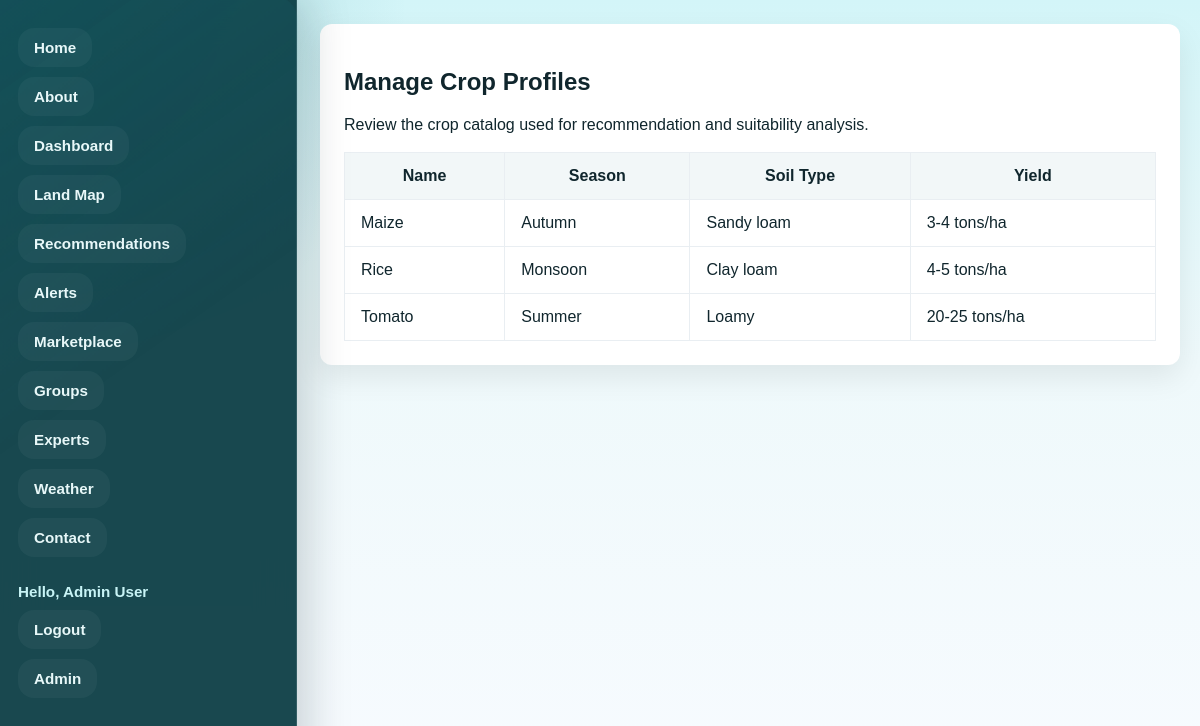
The page /admin/manage-crops.php (signed in) on the database its author committed.
### tables this page shows
CREATE TABLE IF NOT EXISTS crops (
  id INT AUTO_INCREMENT PRIMARY KEY,
  name VARCHAR(150) NOT NULL,
  season VARCHAR(100) NOT NULL,
  soil_type VARCHAR(100) NOT NULL,
  expected_yield VARCHAR(100) NOT NULL,
  description TEXT NOT NULL,
  tips TEXT DEFAULT NULL,
  created_at DATETIME NOT NULL DEFAULT CURRENT_TIMESTAMP
);

### includes/config.php (called while the page is built, shortened)
<?php
return [
    'app_name' => 'Smart Agriculture',
    'version' => '1.0.0',
    'base_url' => '/smart_agriculture',
    'supported_languages' => ['en' => 'English', 'ne' => 'नेपाली'],
    'sms' => [
        'provider' => 'log',
        'test_mode' => true,
        'twilio' => [
            'sid' => '',
            'token' => '',
            'from' => '',
        ],
    ],
    'otp' => [
        'length' => 6,
        'expires_minutes' => 10,
    ],
];
?>

### admin/manage-crops.php (the view, shortened to what this page needs)
<?php
require_once __DIR__ . '/../includes/db.php';
$config = require __DIR__ . '/../includes/config.php';
$crops = [];
$result = $mysqli->query('SELECT id, name, season, soil_type, expected_yield FROM crops ORDER BY name ASC');
if ($result) {
    while ($row = $result->fetch_assoc()) {
        $crops[] = $row;
    }
}
?>
<!DOCTYPE html>
<html lang="en">
<head>
    <link rel="stylesheet" href="../assets/css/style.css">
    <link rel="stylesheet" href="../assets/css/responsive.css">
</head>
<body>
    <?php include __DIR__ . '/../includes/navbar.php'; ?>
    <main class="dashboard-page">
        <section class="dashboard-section">
            <h1>Manage Crop Profiles</h1>
            <p>Review the crop catalog used for recommendation and suitability analysis.</p>
            <table class="data-table">
                <thead>
                    <tr><th>Name</th><th>Season</th><th>Soil Type</th><th>Yield</th></tr>
                </thead>
                <tbody>
                    <?php foreach ($crops as $crop) : ?>
                        <tr>
                            <td><?= htmlspecialchars($crop['name']) ?></td>
                            <td><?= htmlspecialchars($crop['season']) ?></td>
                            <td><?= htmlspecialchars($crop['soil_type']) ?></td>
                            <td><?= htmlspecialchars($crop['expected_yield']) ?></td>
                        </tr>
                    <?php endforeach; ?>
                </tbody>
            </table>
        </section>
    </main>
</body>
</html>

### includes/navbar.php (shortened to what this page needs)
<?php
$config = require __DIR__ . '/config.php';
$baseUrl = $config['base_url'];
?>
<nav class="main-nav">
    <ul>
        <li><a href="<?= $baseUrl ?>/index.php">Home</a></li>
        <li><a href="<?= $baseUrl ?>/about.php">About</a></li>
        <li><a href="<?= $baseUrl ?>/dashboard.php">Dashboard</a></li>
        <li><a href="<?= $baseUrl ?>/modules/maps/land-map.php">Land Map</a></li>
        <li><a href="<?= $baseUrl ?>/modules/crops/recommendation.php">Recommendations</a></li>
        <li><a href="<?= $baseUrl ?>/modules/security/alerts.php">Alerts</a></li>
        <li><a href="<?= $baseUrl ?>/modules/marketplace/products.php">Marketplace</a></li>
        <li><a href="<?= $baseUrl ?>/modules/groups/groups.php">Groups</a></li>
        <li><a href="<?= $baseUrl ?>/modules/experts/experts.php">Experts</a></li>
        <li><a href="<?= $baseUrl ?>/modules/weather/weather.php">Weather</a></li>
        <li><a href="<?= $baseUrl ?>/contact.php">Contact</a></li>
        <?php if (isset($_SESSION['user_id'])) : ?>
            <li class="nav-user">Hello, <?= htmlspecialchars($_SESSION['user_name']) ?></li>
            <li><a href="<?= $baseUrl ?>/logout.php">Logout</a></li>
        <?php else : ?>
            <li><a href="<?= $baseUrl ?>/sign-in.php">Login</a></li>
            <li><a href="<?= $baseUrl ?>/register.php">Register</a></li>
        <?php endif; ?>
        <?php if (isset($_SESSION['user_role']) && $_SESSION['user_role'] === 'admin') : ?>
            <li><a href="<?= $baseUrl ?>/admin/admin-dashboard.php">Admin</a></li>
        <?php endif; ?>
    </ul>
</nav>

### assets/css/style.css (style rules this page uses)
html { scroll-behavior: smooth; }
body { font-family: Arial, sans-serif; margin: 0; padding: 0; min-height: 100vh; background: radial-gradient(circle at top left, rgba(21, 116, 131, 0.26), transparent 28%), linear-gradient(180deg, #d3f5f8 0%, #eff9fb 45%, #f8fbff 100%); color: #10262d; transition: background .4s ease, color .4s ease; }
nav { background: transparent; padding: 0; }
.main-nav { position: fixed; z-index: 9999; top: 0; left: 0; bottom: 0; width: 260px; display: flex; align-items: flex-start; padding: 28px 18px; flex-direction: column; gap: 20px; background: rgba(6, 57, 64, 0.92); border-right: 1px solid rgba(255,255,255,0.12); box-shadow: 12px 0 40px rgba(4, 32, 40, 0.18); backdrop-filter: blur(18px); transform-style: preserve-3d; }
.main-nav::before { content: ''; position: absolute; inset: 0; border-radius: 0 24px 24px 0; background: linear-gradient(145deg, rgba(34, 161, 172, 0.12), transparent 45%); pointer-events: none; transform: translateZ(-1px) scale(1.01); }
.main-nav ul { list-style: none; margin: 0; padding: 0; display: flex; flex-direction: column; gap: 10px; width: 100%; }
.main-nav li { width: 100%; }
.main-nav a { color: #e8f8f9; text-decoration: none; font-size: 0.95rem; font-weight: 600; display: inline-flex; align-items: center; justify-content: flex-start; gap: 10px; padding: 11px 16px; border-radius: 16px; background: rgba(255,255,255,0.04); transition: transform .25s ease, background .25s ease, box-shadow .25s ease; position: relative; overflow: hidden; }
.main-nav a::after { content: ''; position: absolute; left: 16px; bottom: 10px; width: calc(100% - 32px); height: 2px; transform: scaleX(0); transform-origin: left; background: #5df9e6; transition: transform .24s ease; }
.nav-user { margin-top: 16px; color: #c8f4f6; font-size: 0.95rem; font-weight: 700; }
.dashboard-page { max-width: 1180px; margin: 24px auto; padding: 0 20px; margin-left: 300px; }
.dashboard-section { background: #fff; border-radius: 12px; box-shadow: 0 12px 30px rgba(0,0,0,0.08); margin-bottom: 24px; padding: 24px; }
.data-table { width: 100%; border-collapse: collapse; margin-top: 18px; background: #fff; }
.data-table th, .data-table td { padding: 14px 16px; border: 1px solid #e9eef2; }
.data-table th { background: #f2f7f8; font-weight: 700; }

### rows shown on the page
crops: name "Maize", season "Autumn", soil_type "Sandy loam", expected_yield "3-4 tons/ha"
crops: name "Rice", season "Monsoon", soil_type "Clay loam", expected_yield "4-5 tons/ha"
crops: name "Tomato", season "Summer", soil_type "Loamy", expected_yield "20-25 tons/ha"

### other values the page prints
$_SESSION['user_name'] "Admin User"
